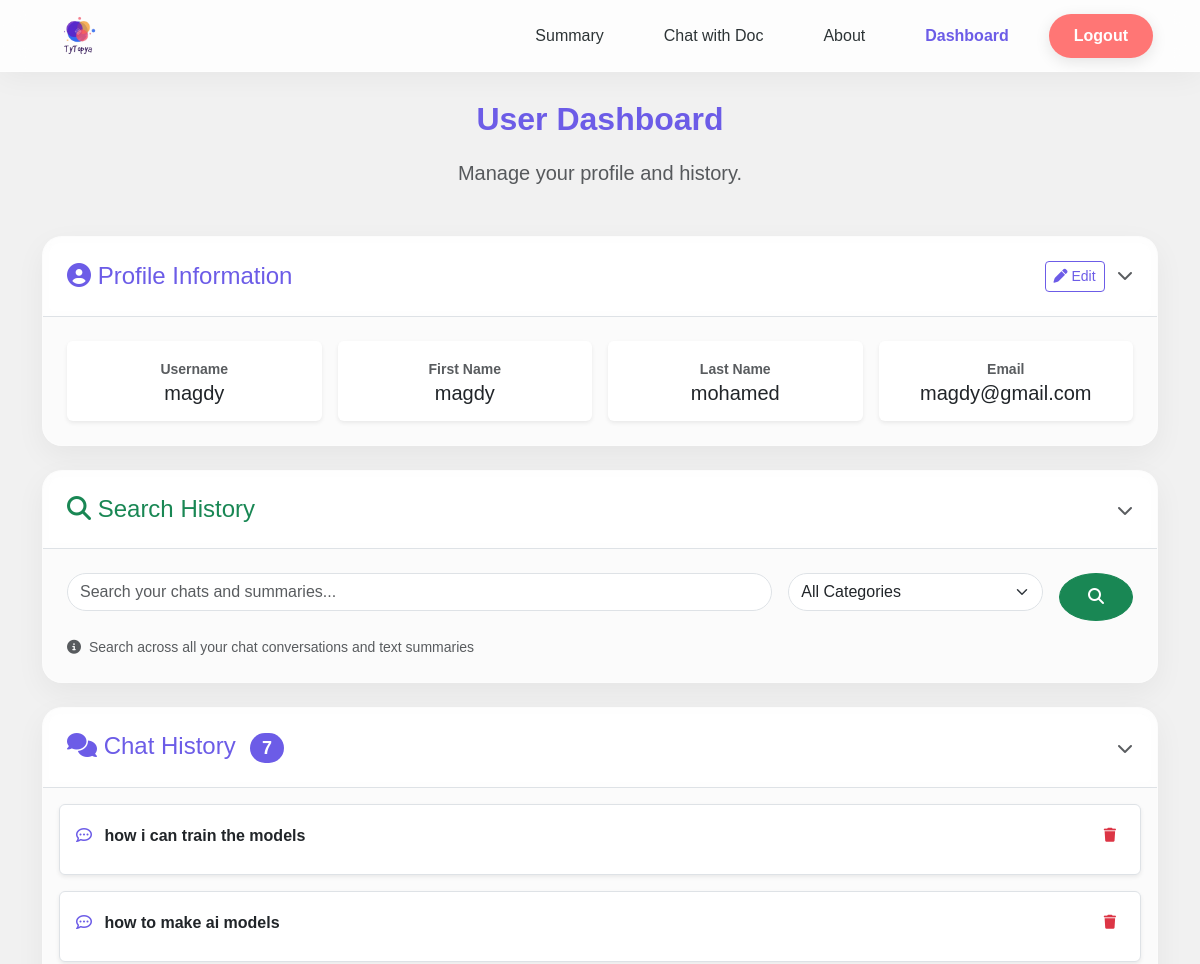
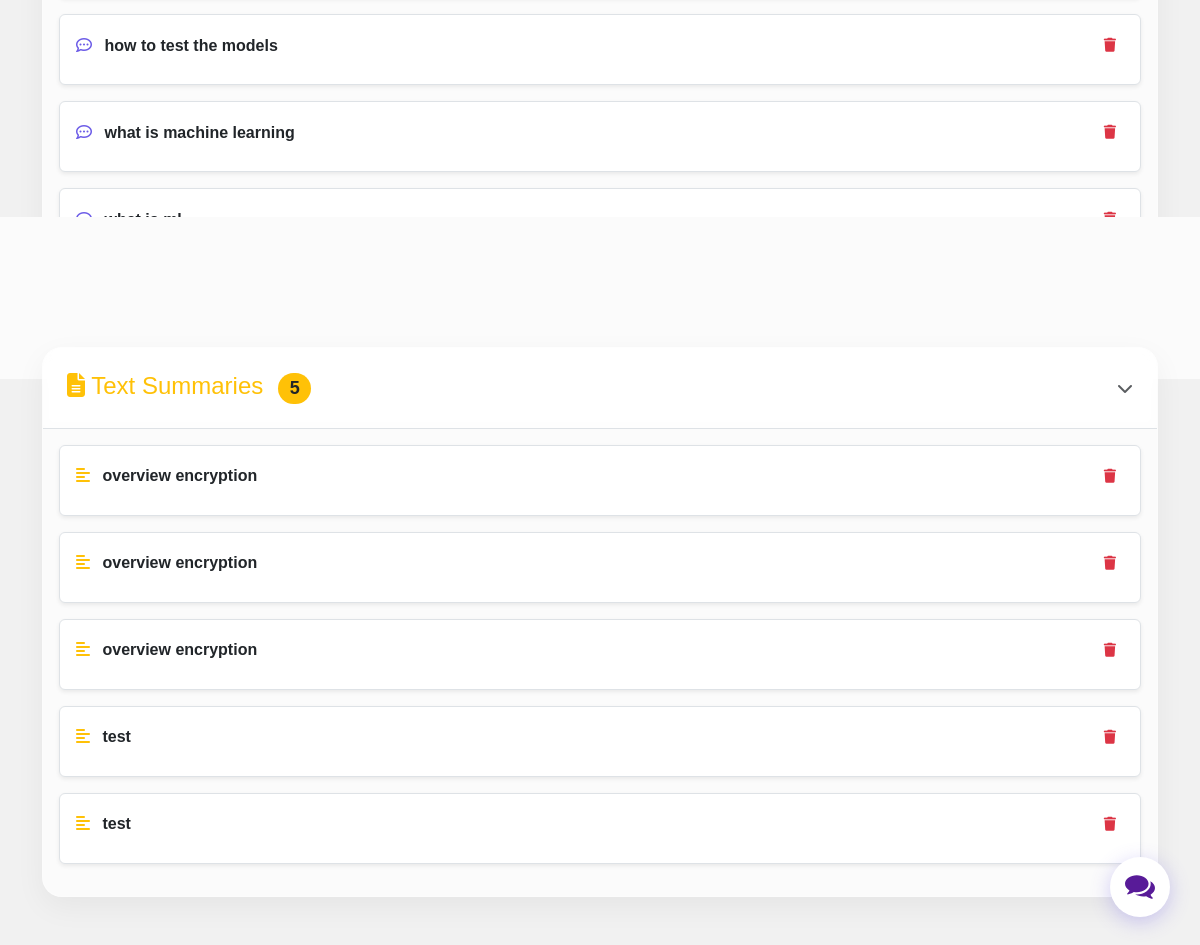
The app's page /dashboard (signed in) with its own data (2 pictures, top to bottom).
### webapp/models.py (models this page shows, shortened)
class User(db.Model,UserMixin):
    id = db.Column(db.Integer, primary_key=True)
    fname = db.Column(db.String(25), nullable=False)
    lname = db.Column(db.String(25), nullable=False)
    username = db.Column(db.String(25), unique=True, nullable=False)
    email = db.Column(db.String(125), unique=True, nullable=False)
    password = db.Column(db.String(60), nullable=False)
    question = db.relationship('Question',backref="author")
    response = db.relationship('Response',backref="author")
    texts = db.relationship('Texts',backref="author")
    summaries = db.relationship('Summaries',backref="author")
    feedbacks = db.relationship('Feedbacks',backref="author")
    pdf_chats = db.relationship('PDFChat', backref="author", lazy=True)
    chat_sessions = db.relationship('ChatSession', backref="author", lazy=True, cascade="all, delete-orphan")

class Question(db.Model):
    id = db.Column(db.Integer,primary_key = True)
    data = db.Column(db.String(10000))
    date = db.Column(db.DateTime,nullable=False,default=datetime.datetime.utcnow )
    user_id = db.Column(db.Integer, db.ForeignKey('user.id'))
    responses = db.relationship('Response', backref='question', lazy=True, cascade="all, delete-orphan")

class Texts(db.Model):
    id = db.Column(db.Integer,primary_key = True)
    title = db.Column(db.String(30))
    data = db.Column(db.String(100000000))
    date = db.Column(db.DateTime,nullable=False,default=datetime.datetime.utcnow )
    user_id = db.Column(db.Integer, db.ForeignKey('user.id'))
    count = db.Column(db.Integer)
    type = db.Column(db.String(10), default='text')
    summaries = db.relationship('Summaries', backref='text_source', lazy=True, cascade="all, delete-orphan")

### webapp/routes.py (the view)
@login_required
@routes1.route("/dashboard")
def dashboard():
    page_texts = request.args.get('page_texts', 1, type=int)
    page_chats = request.args.get('page_chats', 1, type=int)
    page_pdf = request.args.get('page_pdf', 1, type=int)
    per_page = 5
    texts_pagination = Texts.query.filter_by(user_id=current_user.id).order_by(Texts.date.desc()).paginate(page=page_texts, per_page=per_page, error_out=False)
    chats_pagination = Question.query.filter_by(user_id=current_user.id).order_by(Question.date.desc()).paginate(page=page_chats, per_page=per_page, error_out=False)
    return render_template("dashboard.html",
                           title="dashboard",
                           custom="dashboard",
                           js="dashboard",
                           user=current_user,
                           texts=texts_pagination,
                           chats=chats_pagination)

### webapp/models.py (called while the page is built)
@login_manager.user_loader
def load_user(user_id):
    return User.query.get(int(user_id))

### webapp/templates/dashboard.html (shortened to what this page needs)
{% extends "base.html" %}
{% block content %}
<div class="container animate-section" style="margin-top: 100px; margin-bottom: 50px;">
    <div class="text-center mb-5">
        <h2 class="heading-glass">User Dashboard</h2>
        <p class="lead text-muted">Manage your profile and history.</p>
    </div>
    <div class="glass-card mb-4 overflow-hidden">
        <div class="p-4 bg-light-transparent border-bottom d-flex justify-content-between align-items-center" data-bs-toggle="collapse" data-bs-target="#userInfoCollapse" style="cursor: pointer;">
            <h4 class="m-0 text-primary"><i class="fa-solid fa-user-circle"></i> Profile Information</h4>
            <div>
                <button class="btn btn-sm btn-outline-primary me-2" data-bs-toggle="modal" data-bs-target="#editProfileModal" onclick="event.stopPropagation()">
                    <i class="fa-solid fa-pen"></i> Edit
                </button>
                <i class="fa-solid fa-chevron-down text-muted"></i>
            </div>
        </div>
        <div class="collapse show" id="userInfoCollapse">
            <div class="p-4">
                <div class="row g-3 text-center">
                    <div class="col-md-3">
                        <div class="p-3 rounded bg-white shadow-sm">
                            <small class="text-muted fw-bold">Username</small>
                            <p class="h5 m-0 text-dark">{{current_user.username}}</p>
                        </div>
                    </div>
                    <div class="col-md-3">
                        <div class="p-3 rounded bg-white shadow-sm">
                            <small class="text-muted fw-bold">First Name</small>
                            <p class="h5 m-0 text-dark">{{current_user.fname}}</p>
                        </div>
                    </div>
                    <div class="col-md-3">
                        <div class="p-3 rounded bg-white shadow-sm">
                            <small class="text-muted fw-bold">Last Name</small>
                            <p class="h5 m-0 text-dark">{{current_user.lname}}</p>
                        </div>
                    </div>
                    <div class="col-md-3">
                        <div class="p-3 rounded bg-white shadow-sm">
                            <small class="text-muted fw-bold">Email</small>
                            <p class="h5 m-0 text-dark">{{current_user.email}}</p>
                        </div>
                    </div>
                </div>
            </div>
        </div>
    </div>
    <div class="glass-card mb-4 overflow-hidden">
        <div class="p-4 bg-light-transparent border-bottom d-flex justify-content-between align-items-center" data-bs-toggle="collapse" data-bs-target="#searchCollapse" style="cursor: pointer;">
            <h4 class="m-0 text-success"><i class="fa-solid fa-magnifying-glass"></i> Search History</h4>
            <i class="fa-solid fa-chevron-down text-muted"></i>
        </div>
        <div class="collapse show" id="searchCollapse">
            <div class="p-4">
                <form action="{{ url_for('routes1.findSearch') }}" method="GET" class="mb-3">
                    <div class="row g-3">
                        <div class="col-md-8">
                            <input type="text" name="search" class="form-control glass-input rounded-pill" placeholder="Search your chats and summaries..." required>
                        </div>
                        <div class="col-md-3">
                            <select name="category" class="form-select glass-input rounded-pill">
                                <option value="all">All Categories</option>
                            </select>
                        </div>
                        <div class="col-md-1">
                            <button type="submit" class="btn btn-success rounded-circle w-100" style="height: 48px;">
                                <i class="fa-solid fa-magnifying-glass"></i>
                            </button>
                        </div>
                    </div>
                </form>
                <p class="text-muted small mb-0">
                    <i class="fa-solid fa-info-circle me-1"></i>
                    Search across all your chat conversations and text summaries
                </p>
            </div>
        </div>
    </div>
    <div class="glass-card mb-4 overflow-hidden">
        <div class="p-4 bg-light-transparent border-bottom d-flex justify-content-between align-items-center" data-bs-toggle="collapse" data-bs-target="#chatHistoryCollapse" style="cursor: pointer;">
            <h4 class="m-0 text-primary"><i class="fa-solid fa-comments"></i> Chat History <span class="badge bg-primary rounded-pill ms-2">{{chats.total}}</span></h4>
            <i class="fa-solid fa-chevron-down text-muted"></i>
        </div>
        <div class="collapse show" id="chatHistoryCollapse">
            <div class="p-3">
                {% if chats.total > 0 %}
                    <div class="vstack gap-3 mb-3">
                    {% for q in chats.items %}
                    <div class="bg-white p-3 rounded shadow-sm border item-card" id="chat-card-{{q.id}}">
                        <div class="d-flex justify-content-between align-items-center mb-2">
                             <a class="text-decoration-none text-dark fw-bold d-block text-truncate" data-bs-toggle="collapse" href="#chat{{q.id}}" role="button" style="max-width: 80%;">
                                <i class="fa-regular fa-comment-dots text-primary me-2"></i> {{q.data}}
                             </a>
                             <button class="btn btn-sm btn-outline-danger border-0" onclick="deleteMessage({{q.id}})">
                                <i class="fa-solid fa-trash"></i>
                             </button>
                        </div>
                    </div>
                    {% endfor %}
                    </div>
                    {% if chats.pages > 1 %}
                    <nav aria-label="Chats pagination">
                        <ul class="pagination pagination-sm justify-content-center">
                            <li class="page-item {% if not chats.has_prev %}disabled{% endif %}">
                                <a class="page-link" href="{{ url_for('routes1.dashboard', page_chats=chats.prev_num, page_texts=texts.page) }}">Previous</a>
                            </li>
                            {% for page_num in chats.iter_pages(left_edge=1, right_edge=1, left_current=1, right_current=2) %}
                                {% if page_num %}
                                    <li class="page-item {% if chats.page == page_num %}active{% endif %}">
                                        <a class="page-link" href="{{ url_for('routes1.dashboard', page_chats=page_num, page_texts=texts.page) }}">{{ page_num }}</a>
                                    </li>
                                {% else %}
                                    <li class="page-item disabled"><span class="page-link">...</span></li>
                                {% endif %}
                            {% endfor %}
                            <li class="page-item {% if not chats.has_next %}disabled{% endif %}">
                                <a class="page-link" href="{{ url_for('routes1.dashboard', page_chats=chats.next_num, page_texts=texts.page) }}">Next</a>
                            </li>
                        </ul>
                    </nav>
                    {% endif %}
                {% else %}
                    <div class="text-center p-4 text-muted">
                        <i class="fa-regular fa-comments fa-2x mb-2"></i>
                        <p>No chat history found.</p>
                    </div>
                {% endif %}
            </div>
        </div>
    </div>
    <div class="glass-card mb-4 overflow-hidden">
        <div class="p-4 bg-light-transparent border-bottom d-flex justify-content-between align-items-center" data-bs-toggle="collapse" data-bs-target="#summaryHistoryCollapse" style="cursor: pointer;">
            <h4 class="m-0 text-warning"><i class="fa-solid fa-file-lines"></i> Text Summaries <span class="badge bg-warning text-dark rounded-pill ms-2">{{texts.total}}</span></h4>
            <i class="fa-solid fa-chevron-down text-muted"></i>
        </div>
        <div class="collapse show" id="summaryHistoryCollapse">
            {% if texts.total > 0 %}
            <div class="p-3">
                <div class="vstack gap-3 mb-3">
                {% for text in texts.items %}
                <div class="bg-white p-3 rounded shadow-sm border item-card" id="text-card-{{text.id}}">
                     <div class="d-flex justify-content-between align-items-center mb-2">
                        <a class="text-decoration-none text-dark fw-bold" data-bs-toggle="collapse" href="#text{{text.id}}">
                            <i class="fa-solid fa-align-left text-warning me-2"></i> {{text.title}}
                        </a>
                        <button class="btn btn-sm btn-outline-danger border-0" onclick="deleteText({{text.id}})">
                            <i class="fa-solid fa-trash"></i>
                        </button>
                     </div>
                </div>
                {% endfor %}
                </div>
            </div>
            {% else %}
                <div class="text-center p-4 text-muted">
                    <i class="fa-solid fa-file-excel fa-2x mb-2"></i>
                    <p>No saved summaries found.</p>
                </div>
            {% endif %}
        </div>
    </div>
</div>
{% endblock content %}

### webapp/static/css/dashboard.css (style rules this page uses)
.bg-light-transparent { background: rgba(255, 255, 255, 0.4); backdrop-filter: blur(5px); }

### webapp/static/css/main.css (style rules this page uses)
.text-primary { color: #6c5ce7 !important; }
.bg-primary { background-color: #6c5ce7 !important; }
.btn-outline-primary { color: #6c5ce7 !important; border-color: #6c5ce7 !important; }
.disabled { pointer-events: none; opacity: 0.6; cursor: not-allowed; }
a { text-decoration: none !important; display: block !important; width: fit-content; }
ul { margin: 0; padding: 0; list-style: none; }
* { margin: 0; padding: 0; box-sizing: border-box; font-family: "Poppins", sans-serif; }
p, h2 { text-transform: none; }
.glass-input { text-transform: none !important; }
* { box-sizing: border-box; margin: 0; padding: 0; }
body { font-family: 'Nunito', sans-serif; font-weight: 400; font-size: 100%; background: #F1F1F1; }
*, html { --primaryGradient: linear-gradient(93.12deg, #6c5ce7 0.52%, #a29bfe 100%); --secondaryGradient: linear-gradient(268.91deg, #6c5ce7 -2.14%, #a29bfe 99.69%); --primaryBoxShadow: 0px 10px 15px rgba(0, 0, 0, 0.1); --secondaryBoxShadow: 0px -10px 15px rgba(0, 0, 0, 0.1); --primary: #6c5ce7; }
.glass-card { background: rgba(255, 255, 255, 0.7); backdrop-filter: blur(10px); border: 1px solid rgba(255, 255, 255, 0.3); border-radius: 20px; box-shadow: 0 10px 30px rgba(0, 0, 0, 0.05); transition: all 0.3s ease; }
.heading-glass { font-family: 'Outfit', sans-serif; font-weight: 800; color: #6c5ce7; margin-bottom: 20px; text-align: center; }

### records on screen
User: username "magdy", fname "magdy", lname "mohamed", email "magdy@gmail.com"
Question: data "how i can train the models"
Question: data "how to make ai models"
Question: data "how to test the models"
Question: {{ q.id }} 8 (drawn), data "what is machine learning"
Question: data "what is ml"
Texts: title "overview encryption"
Texts: title "overview encryption"
Texts: title "overview encryption"
Texts: title "test"
Texts: title "test"

### other values on screen
{{ chats.total }} "7"
{{ texts.total }} "5"
